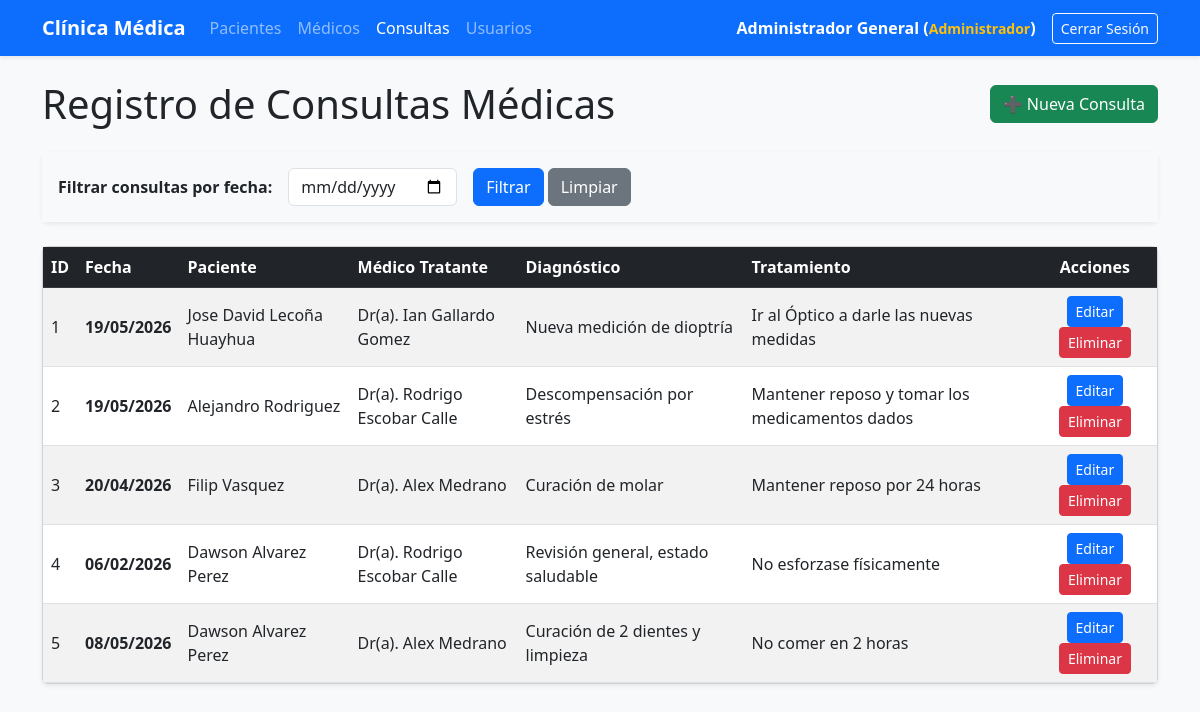
Page /consultas/ (signed in) on the committed database.
### models/consulta_model.py (models this page shows, shortened)
class Consulta(db.Model):
    __tablename__ = "consultas"
    id = db.Column(db.Integer, primary_key=True)
    fecha = db.Column(db.Date, nullable=False)
    diagnostico = db.Column(db.Text, nullable=False)
    tratamiento = db.Column(db.Text, nullable=False)
    medico_id = db.Column(db.Integer, db.ForeignKey('medicos.id'), nullable=False)
    paciente_id = db.Column(db.Integer, db.ForeignKey('pacientes.id'), nullable=False)
    medico = db.relationship('Medico', back_populates='consultas')
    paciente = db.relationship('Paciente', back_populates='consultas')
    @staticmethod
    def get_all():
        return Consulta.query.all()

### models/paciente_model.py (models this page shows, shortened)
class Paciente(db.Model):
    __tablename__ = "pacientes"
    id = db.Column(db.Integer, primary_key=True)
    nombre = db.Column(db.String(100), nullable=False)
    edad = db.Column(db.Integer,nullable=False)
    direccion = db.Column(db.String(150))
    telefono = db.Column(db.String(20))
    consultas = db.relationship('Consulta', back_populates='paciente')

### models/medico_model.py (models this page shows, shortened)
class Medico(db.Model):
    __tablename__ = "medicos"
    id = db.Column(db.Integer, primary_key=True)
    nombre = db.Column(db.String(100), nullable=False)
    especialidad = db.Column(db.String(100))
    telefono = db.Column(db.String(20))
    correo = db.Column(db.String(80))
    consultas = db.relationship('Consulta', back_populates='medico')

### controllers/consulta_controller.py (the view)
@consulta_bp.route("/")
def index():
    fecha_busqueda = request.args.get('fecha')
    if fecha_busqueda:
        try:
            fecha_val = datetime.strptime(fecha_busqueda,'%Y-m%-d%').date()
            consultas = Consulta.query.filter_by(fecha=fecha_val).all()
        except ValueError:
            consultas =Consulta.get_all()
    else:
        consultas = Consulta.get_all()
    return consulta_view.list(consultas=consultas)

### run.py (called while the page is built)
@app.before_request
def restringir_acceso():
    if request.endpoint and 'usuario.login' not in request.endpoint and 'static' not in request.endpoint:
        if 'usuario_id' not in session:
            return redirect(url_for('usuario.login'))

@app.context_processor
def inject_active_path():
    def is_active(path):
        return 'active' if request.path == path else ''
    return(dict(is_active = is_active))

### views/consulta_view.py (called while the page is built)
def list(consultas):
    return render_template("consultas/index.html",consultas=consultas)

### templates/consultas/index.html (shortened to what this page needs)
{% extends 'base.html' %}
{% block content %}
    <div class="d-flex justify-content-between align-items-center mb-4">
        <h1 class="m-0">Registro de Consultas Médicas</h1>
        <a href="{{ url_for('consulta.create') }}" class="btn btn-success">➕ Nueva Consulta</a>
    </div>
    <div class="card mb-4 shadow-sm border-0">
        <div class="card-body bg-light">
            <form method="GET" action="{{ url_for('consulta.index') }}" class="row g-3 align-items-center">
                <div class="col-auto">
                    <label class="col-form-label fw-bold">Filtrar consultas por fecha:</label>
                </div>
                <div class="col-auto">
                    <input type="date" class="form-control" name="fecha" value="{{ request.args.get('fecha', '') }}">
                </div>
                <div class="col-auto">
                    <button type="submit" class="btn btn-primary">Filtrar</button>
                    <a href="{{ url_for('consulta.index') }}" class="btn btn-secondary">Limpiar</a>
                </div>
            </form>
        </div>
    </div>
    <div class="card shadow-sm">
        <div class="card-body p-0">
            <table class="table table-striped table-hover m-0">
                <thead class="table-dark">
                    <tr>
                        <th>ID</th>
                        <th>Fecha</th>
                        <th>Paciente</th>
                        <th>Médico Tratante</th>
                        <th>Diagnóstico</th>
                        <th>Tratamiento</th>
                        <th class="text-center">Acciones</th>
                    </tr>
                </thead>
                <tbody>
                {% for item in consultas %}
                    <tr>
                        <td class="align-middle">{{ item.id }}</td>
                        <td class="align-middle fw-bold">{{ item.fecha.strftime('%d/%m/%Y') }}</td>
                        <td class="align-middle">{{ item.paciente.nombre }}</td>
                        <td class="align-middle">Dr(a). {{ item.medico.nombre }}</td>
                        <td class="align-middle">{{ item.diagnostico }}</td>
                        <td class="align-middle">{{ item.tratamiento }}</td>
                        <td class="text-center align-middle">
                            <a href="{{ url_for('consulta.edit', id=item.id) }}" class="btn btn-primary btn-sm">Editar</a>
                            <a href="{{ url_for('consulta.delete', id=item.id) }}" class="btn btn-danger btn-sm" onclick="return confirm('¿Estás seguro de eliminar esta consulta?');">Eliminar</a>
                        </td>
                    </tr>
                {% else %}
                    <tr>
                        <td colspan="7" class="text-center py-4 text-muted">No se encontraron consultas registradas para esta fecha.</td>
                    </tr>
                {% endfor %}
                </tbody>
            </table>
        </div>
    </div>
{% endblock %}

### rows in the picture
Consulta: id "1", fecha "19/05/2026", paciente.nombre "Jose David Lecoña Huayhua", medico.nombre "Ian Gallardo Gomez", diagnostico "Nueva medición de dioptría", tratamiento "Ir al Óptico a darle las nuevas medidas"
Consulta: id "2", fecha "19/05/2026", paciente.nombre "Alejandro Rodriguez", medico.nombre "Rodrigo Escobar Calle", diagnostico "Descompensación por estrés", tratamiento "Mantener reposo y tomar los medicamentos dados"
Consulta: id "3", fecha "20/04/2026", paciente.nombre "Filip Vasquez", medico.nombre "Alex Medrano", diagnostico "Curación de molar", tratamiento "Mantener reposo por 24 horas"
Consulta: id "4", fecha "06/02/2026", paciente.nombre "Dawson Alvarez Perez", medico.nombre "Rodrigo Escobar Calle", diagnostico "Revisión general, estado saludable", tratamiento "No esforzase físicamente"
Consulta: id "5", fecha "08/05/2026", paciente.nombre "Dawson Alvarez Perez", medico.nombre "Alex Medrano", diagnostico "Curación de 2 dientes y limpieza", tratamiento "No comer en 2 horas"

### other values in the picture
{{ session.get('usuario_nombre') }} "Administrador General"
{{ session.get('usuario_rol') }} "Administrador"
